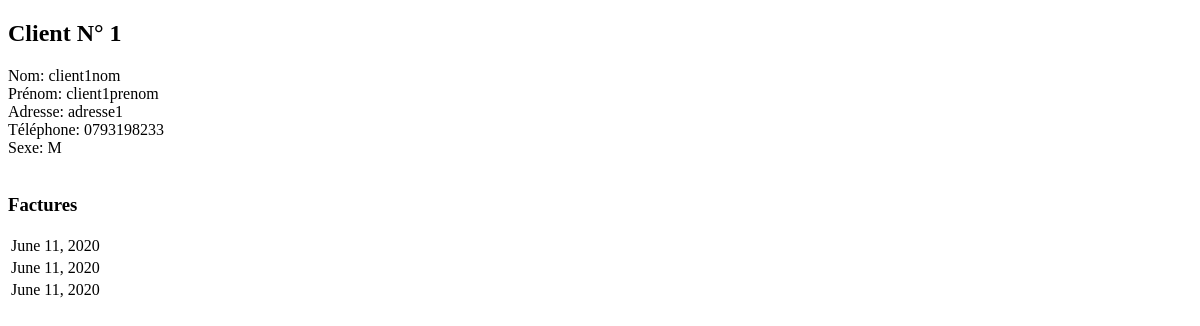
Before: /client_detail/1/ with the older database file.
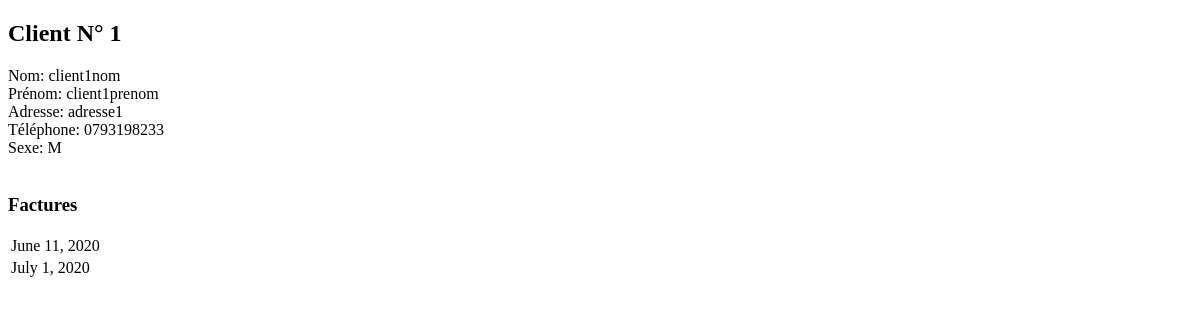
After: the same page with the newer database file.
### Bill/models.py (models this page shows, shortened)
class Client(models.Model):
    SEXE = (
        ('M', 'Masculin'),
        ('F', 'Feminin')
    )
    nom = models.CharField(max_length=50, null=True, blank=True)
    prenom = models.CharField(max_length=50, null=True, blank=True)
    adresse = models.TextField(null=True, blank=True)
    tel = models.CharField(max_length = 10, null=True, blank=True)
    sexe = models.CharField(max_length=1, choices = SEXE)

class Facture(models.Model):
    client = models.ForeignKey(Client, on_delete=models.CASCADE,related_name='factures')
    date = models.DateField(default=utils.timezone.now)
    prix = models.IntegerField(default=0,editable=False)

### Bill/views.py (the view)
# urls.py: re_path(r'^client_detail/(?P<pk>\d+)/$', views.client_detail_view, name='client_detail'),
def client_detail_view(request, pk):
    client = get_object_or_404(Client, id=pk)
    context={}
    context['client'] = client
    return render(request, 'bill/client_detail.html', context)

### Bill/templates/bill/client_detail.html (shortened to what this page needs)
<!DOCTYPE HTML>
<html>
  <head>
  </head>
  <body>
  <h2>Client N° {{ client.id }}</h2>
  Nom: {{ client.nom }}
  <br>
  Prénom: {{ client.prenom }}
  <br>
  Adresse: {{ client.adresse }}
  <br>
  Téléphone: {{ client.tel }}
  <br>
  Sexe: {{ client.sexe }}
  <br><br>
  <h3>Factures</h3>
  <table>
  {% for facture in client.factures.all %}
  	<tr>
  		<td>{{ facture.date }}</td>
  	</tr>
  {% endfor %}
  </table>
  </body>
</html>

Changed rows visible on the page:
removed Facture: date "June 11, 2020"
removed Facture: date "June 11, 2020"
added Facture: date "July 1, 2020"
